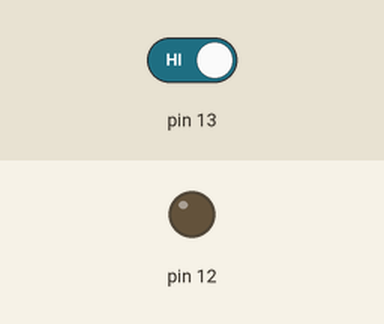
Recording of a sketch running on a simulated Arduino Uno, built with avr-gcc and run on an emulated ATmega328P. On the bench: output pins drawn as LEDs (lit = HIGH). Inputs (shaded band) come from the test bench; at power-on: pin 13 HIGH. What the sketch prints to the serial monitor is not drawn.

Above: at 1.2 s.
1.3 s: pin 13 driven LOW
At 2.1 s:
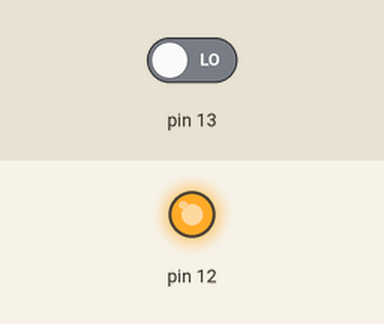
2.8 s: pin 13 driven HIGH
At 3.2 s:
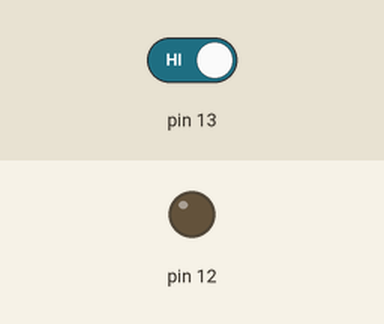
Timing chart, 0 to 5.8 s (numbered marks = the images above; inputs shaded):
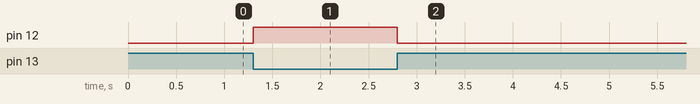

Measured:
- after the input at 1.3 s, pin 12: LOW → HIGH at once
- after the input at 2.8 s, pin 12: HIGH → LOW at once

The sketch:

Sesnor_luz.ino
```cpp
void setup() {
  pinMode(13, INPUT);
  pinMode(12, OUTPUT);
  Serial.begin(9600);
  Serial.println("Puedes ingresar un dato ya");
}

void loop() {
  int estado = digitalRead(13);
  if(estado == LOW){
    digitalWrite(12,HIGH);
  }
  else{
    digitalWrite(12,LOW);
  }
  // put your main code here, to run repeatedly:

}
```
